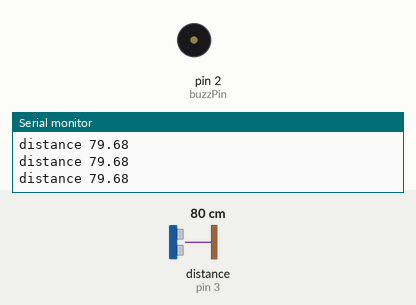
This sketch was run on a simulated Arduino Uno, built with avr-gcc and run on an emulated ATmega328P. On the bench: buzzer (waves = sounding), the last lines printed to the serial monitor. Wiring (inferred from the names in the program): ultrasonic range finder: trigger pin 3; echo pin 3. Inputs (shaded band) come from the test bench; at power-on: distance to the obstacle (sensor on pin 3) 80 cm. The echo pulse lasts 58.3 µs per cm.

Above: at 1.2 s.
1.3 s: distance to the obstacle (sensor on pin 3) set to 23 cm
4.3 s: distance to the obstacle (sensor on pin 3) set to 19 cm
At 5.8 s:
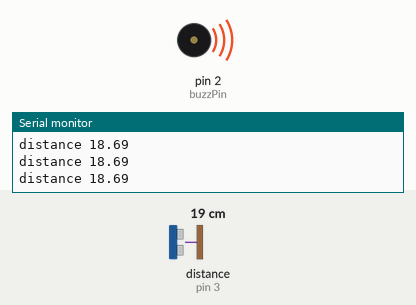
Timing chart, 0 to 7.3 s (numbered marks = the images above; inputs shaded):
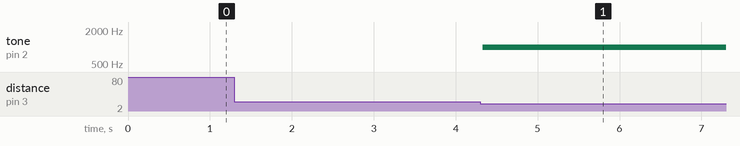

The sketch:

OBSTACLE_DETECTION_USING_ULTRASONIC_SENSOR.ino
```cpp
// C++ code
//
int buzzPin=2;
int sensorPin=3;
long duration;
float distance;
void setup()
{
  pinMode(buzzPin, OUTPUT);
  Serial.begin(9600);
}

void loop()
{
  pinMode(sensorPin, OUTPUT );
  digitalWrite(sensorPin,LOW);
  delayMicroseconds(2);
  digitalWrite(sensorPin,HIGH);
  delayMicroseconds(10);
  digitalWrite(sensorPin,LOW);
  pinMode(sensorPin, INPUT);
  duration=pulseIn(sensorPin,HIGH);
  distance=duration*0.0343/2;
  Serial.print("distance ");
  Serial.println(distance);
  if(distance<20.0){
      tone(buzzPin, 1000);
  }
  else{
      noTone(buzzPin);
  }
}
```

Measured:
- the behaviour switches between 21 and 20 cm on distance to the obstacle (sensor on pin 3) (found by bisection; images 0 and 1)
- after the input at 4.3 s, tone on pin 2 (buzzPin): silent → 1000 Hz at once
